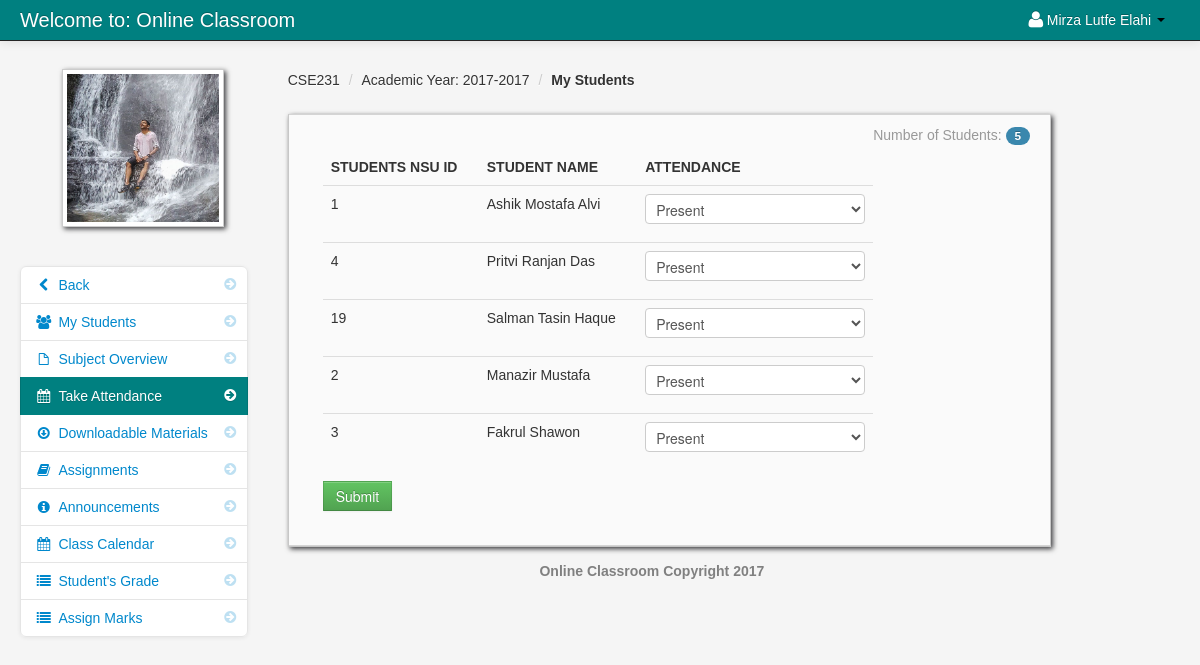
The app's page /take_attendance.php?id=21 (signed in) with its own data.
### tables this page shows
CREATE TABLE `teacher` (
  `teacher_id` int(11) NOT NULL,
  `username` varchar(100) NOT NULL,
  `password` varchar(200) NOT NULL,
  `firstname` varchar(100) NOT NULL,
  `lastname` varchar(100) NOT NULL,
  `department_id` int(11) NOT NULL,
  `location` varchar(200) NOT NULL,
  `about` varchar(500) NOT NULL,
  `teacher_status` varchar(20) NOT NULL,
  `teacher_stat` varchar(100) NOT NULL
);

CREATE TABLE `teacher_class` (
  `teacher_class_id` int(11) NOT NULL,
  `teacher_id` int(11) NOT NULL,
  `class_id` int(11) NOT NULL,
  `semester` varchar(100) NOT NULL,
  `thumbnails` varchar(100) NOT NULL,
  `school_year` varchar(100) NOT NULL,
  `class_title` varchar(100) NOT NULL,
  `description` longtext NOT NULL,
  `Credit` int(11) NOT NULL,
  `Pre_req` varchar(100) NOT NULL
);

CREATE TABLE `class` (
  `class_id` int(11) NOT NULL,
  `class_name` varchar(100) NOT NULL
);

CREATE TABLE `teacher_class_student` (
  `teacher_class_student_id` int(11) NOT NULL,
  `teacher_class_id` int(11) NOT NULL,
  `student_id` int(11) NOT NULL,
  `teacher_id` int(11) NOT NULL,
  `Present` int(30) NOT NULL DEFAULT '0',
  `Absent` int(30) NOT NULL DEFAULT '0',
  `Late` int(30) NOT NULL DEFAULT '0',
  `Sick` int(30) NOT NULL DEFAULT '0'
);

CREATE TABLE `student` (
  `student_id` int(11) NOT NULL,
  `firstname` varchar(100) NOT NULL,
  `lastname` varchar(100) NOT NULL,
  `class_id` int(11) NOT NULL,
  `username` varchar(100) NOT NULL,
  `password` varchar(100) NOT NULL,
  `email` varchar(100) NOT NULL,
  `contact_number` int(12) NOT NULL,
  `location` varchar(100) NOT NULL,
  `status` varchar(100) NOT NULL
);

### session.php (called while the page is built, shortened)
<?php
$session_id=$_SESSION['id'];
?>

### take_attendance.php (the view, shortened to what this page needs)
<?php include('header_dashboard.php'); ?>
<?php include('session.php'); ?>
<?php $get_id = $_GET['id']; ?>
    <body>
		<?php include('navbar_teacher.php'); ?>
        <div class="container-fluid">
            <div class="row-fluid">
				<?php include('take_attendance_link.php'); ?>
                <div class="span8" id="content">
                     <div class="row-fluid">
					<?php include('my_students_breadcrums.php'); ?>
                    <div id="block_bg" class="block">
                            <div class="navbar navbar-inner block-header">
                                <div id="" class="muted pull-right">
								<?php
								$my_student = mysql_query("SELECT * FROM teacher_class_student
														LEFT JOIN student ON student.student_id = teacher_class_student.student_id
														INNER JOIN class ON class.class_id = student.class_id where teacher_class_id = '$get_id' order by lastname ")or die(mysql_error());
								$space=" ";
								$count_my_student = mysql_num_rows($my_student);?>
								Number of Students: <span class="badge badge-info"><?php echo $count_my_student; ?></span>
								</div>
								<div class="block-content collapse in">
                                <div class="span12">
                                <form action="insert_attendance.php" method="POST">
									<table cellpadding="0" cellspacing="0" border="0" class="table" id="">
										<thead>
										    <tr>
										    	<th>Students NSU ID</th>
												<th>Student Name</th>
												<th>Attendance</th>
											</tr>
										</thead>
										<tbody>
										    		<?php
										    		$i = 0;
														$my_student = mysql_query("SELECT * FROM teacher_class_student
														LEFT JOIN student ON student.student_id = teacher_class_student.student_id
														INNER JOIN class ON class.class_id = student.class_id where teacher_class_id = '$get_id' order by lastname ")or die(mysql_error());
														while(($row = mysql_fetch_array($my_student)) && ($i < $count_my_student) ){
															?>
															<tr>
																<td><?php echo $row['student_id']; ?></td>
						                                        <td><?php  echo $row['firstname'],$space,$row['lastname']; ?></td>
						                                        <td width="40">
																<select name="<?php echo "attendance".$i ?>"  required>
																<option >Present</option>
					                                            </select>
																</td>
															</tr>
														<?php
														$i++;
														} ?>
										</tbody>
									</table>
									<input type="submit" value="Submit" name="submit" class="btn btn-success">
									</form>
                                </div>
                            </div>
                            </div>
                        </div>
            </div>
		<?php include('footer.php'); ?>
        </div>
		<?php include('script.php'); ?>
    </body>
</html>

### navbar_teacher.php (shortened to what this page needs)
	<div class="navbar navbar-fixed-top navbar-inverse">
           <div class="navbar-inner">
               <div class="container-fluid">
                   <a class="brand" href="dashboard_teacher.php">Welcome to: Online Classroom</a>
							<div class="nav-collapse collapse">
								<ul class="nav pull-right">
												<?php $query= mysql_query("select * from teacher where teacher_id = '$session_id'")or die(mysql_error());
														$row = mysql_fetch_array($query);
												?>
												<li class="dropdown">
													<a href="#" role="button" class="dropdown-toggle" data-toggle="dropdown"> <i class="icon-user icon-large"></i><?php echo $row['firstname']." ".$row['lastname'];  ?> <i class="caret"></i></a>
												</li>
								</ul>
							</div>
               </div>
           </div>
</div>

### take_attendance_link.php
<div class="span3" id="sidebar">
	<img id="avatar" src="admin/<?php echo $row['location']; ?>" class="img-polaroid">
			<ul class="nav nav-list bs-docs-sidenav nav-collapse collapse">
				<li class=""><a href="dashboard_teacher.php"><i class="icon-chevron-right"></i><i class="icon-chevron-left"></i>&nbsp;Back</a></li>
				<li class=""><a href="my_students.php<?php echo '?id='.$get_id; ?>"><i class="icon-chevron-right"></i><i class="icon-group"></i>&nbsp;My Students</a></li>
				<li class=""><a href="subject_overview.php<?php echo '?id='.$get_id; ?>"><i class="icon-chevron-right"></i><i class="icon-file"></i>&nbsp;Subject Overview</a></li>
				<li class="active"><a href="take_attendance.php<?php echo '?id='.$get_id; ?>"><i class="icon-chevron-right"></i><i class="icon-calendar"></i>&nbsp;Take Attendance</a></li>
				<li class=""><a href="downloadable.php<?php echo '?id='.$get_id; ?>"><i class="icon-chevron-right"></i><i class="icon-download"></i>&nbsp;Downloadable Materials</a></li>
				<li class=""><a href="assignment.php<?php echo '?id='.$get_id; ?>"><i class="icon-chevron-right"></i><i class="icon-book"></i>&nbsp;Assignments</a></li>
				<li class=""><a href="announcements.php<?php echo '?id='.$get_id; ?>"><i class="icon-chevron-right"></i><i class="icon-info-sign"></i>&nbsp;Announcements</a></li>
				<li class=""><a href="class_calendar.php<?php echo '?id='.$get_id; ?>"><i class="icon-chevron-right"></i><i class="icon-calendar"></i>&nbsp;Class Calendar</a></li>
				<li class=""><a href="teacher_students_grade.php<?php echo '?id='.$get_id; ?>"><i class="icon-chevron-right"></i><i class="icon-list"></i>&nbsp;Student's Grade</a></li>
				<li class=""><a href="create_marks_poll.php<?php echo '?id='.$get_id; ?>"><i class="icon-chevron-right"></i><i class="icon-list"></i>&nbsp;Assign Marks</a></li>
			</ul>
</div>

### my_students_breadcrums.php
<?php $class_query = mysql_query("SELECT * from teacher_class
LEFT JOIN class ON class.class_id = teacher_class.class_id
where teacher_class_id = '$get_id'")or die(mysql_error());
$class_row = mysql_fetch_array($class_query);
?>
<ul class="breadcrumb">
	<li><a href="#"><?php echo $class_row['class_name']; ?></a> <span class="divider">/</span></li>
	<li><a href="#">Academic Year: <?php echo $class_row['school_year']; ?></a> <span class="divider">/</span></li>
	<li><a href="#"><b>My Students</b></a></li>
</ul>

### admin/assets/styles.css (style rules this page uses)
body { padding-top: 60px; padding-bottom: 40px; background-color: #f5f5f5; }
#content { margin-left:0px; }
.breadcrumb { margin: 0 0 0px; padding: 10px 0px; background-color: transparent; }
.block { background: url("../images/pixel-60fff.png") repeat scroll 0 0 rgba(0, 0, 0, 0) !important; border: 1px solid #ccc; background: white; margin: 1em 0em; border-top: none; -webkit-box-shadow: 2px 2px 5px rgba(0, 0, 6, 0.75); -moz-box-shadow: 2px 2px 5px rgba(0, 0, 6, 0.75); box-shadow: 2px 2px 5px rgba(0, 0, 6, 0.75); }
.block-content { margin: 1em; min-height: .25em; }
.block-header { margin-bottom: 0px; border-right: none; border-left: none; -webkit-border-radius: 0px; -moz-border-radius: 0px; border-radius: 0px; }
.block-header div { padding-top: 10px; }
.bs-docs-sidenav { max-width: 228px; margin: 30px 0 0; padding: 0; background-color: #fff; -webkit-border-radius: 6px; -moz-border-radius: 6px; border-radius: 6px; -webkit-box-shadow: 0 1px 4px rgba(0,0,0,.065); -moz-box-shadow: 0 1px 4px rgba(0,0,0,.065); box-shadow: 0 1px 4px rgba(0,0,0,.065); }
.bs-docs-sidenav > li > a { display: block; width: 190px \9; margin: 0 0 -1px; padding: 8px 14px; border: 1px solid #e5e5e5; }
.bs-docs-sidenav > li:first-child > a { -webkit-border-radius: 6px 6px 0 0; -moz-border-radius: 6px 6px 0 0; border-radius: 6px 6px 0 0; }
.bs-docs-sidenav > li:last-child > a { -webkit-border-radius: 0 0 6px 6px; -moz-border-radius: 0 0 6px 6px; border-radius: 0 0 6px 6px; }
.bs-docs-sidenav > .active > a { position: relative; z-index: 2; padding: 9px 15px; border: 0; text-shadow: 0 1px 0 rgba(0,0,0,.15); -webkit-box-shadow: inset 1px 0 0 rgba(0,0,0,.1), inset -1px 0 0 rgba(0,0,0,.1); -moz-box-shadow: inset 1px 0 0 rgba(0,0,0,.1), inset -1px 0 0 rgba(0,0,0,.1); box-shadow: inset 1px 0 0 rgba(0,0,0,.1), inset -1px 0 0 rgba(0,0,0,.1); }
.bs-docs-sidenav .icon-chevron-right { float: right; margin-top: 2px; margin-right: -6px; opacity: .25; }
.bs-docs-sidenav .active .icon-chevron-right, .bs-docs-sidenav .active a:hover .icon-chevron-right { opacity: 1; }

### records on screen
teacher: firstname "Mirza Lutfe", lastname "Elahi", location (picture)
teacher_class: class.class_name "CSE231", school_year "2017-2017"
teacher_class_student: student.student_id "1", student.firstname "Ashik Mostafa", student.lastname "Alvi"
teacher_class_student: student.student_id "4", student.firstname "Pritvi Ranjan", student.lastname "Das"
teacher_class_student: student.student_id "19", student.firstname "Salman Tasin", student.lastname "Haque"
teacher_class_student: student.student_id "2", student.firstname "Manazir", student.lastname "Mustafa"
teacher_class_student: student.student_id "3", student.firstname "Fakrul", student.lastname "Shawon"

### other values on screen
$count_my_student "5"
